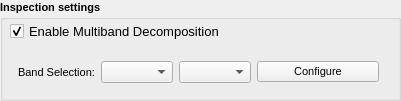
     <widget class="QGroupBox" name="groupBox_1">
      <property name="geometry">
       <rect>
        <x>11</x>
        <y>10</y>
        <width>401</width>
        <height>101</height>
       </rect>
      </property>
      <property name="font">
       <font>
        <pointsize>8</pointsize>
        <weight>75</weight>
        <bold>true</bold>
       </font>
      </property>
      <property name="title">
       <string>Inspection settings</string>
      </property>
      <widget class="QCheckBox" name="checkBoxEnableMultiBand">
       <property name="geometry">
        <rect>
         <x>10</x>
         <y>20</y>
         <width>241</width>
         <height>22</height>
        </rect>
       </property>
       <property name="font">
        <font>
         <pointsize>10</pointsize>
         <weight>50</weight>
         <bold>false</bold>
        </font>
       </property>
       <property name="text">
        <string>Enable Multiband Decomposition</string>
       </property>
       <property name="checked">
        <bool>true</bool>
       </property>
      </widget>
      <widget class="QWidget" name="layoutWidget">
       <property name="geometry">
        <rect>
         <x>18</x>
         <y>59</y>
         <width>361</width>
         <height>26</height>
        </rect>
       </property>
       <layout class="QHBoxLayout" name="horizontalLayout_14">
        <item>
         <layout class="QHBoxLayout" name="horizontalLayout_3">
          <item>
           <widget class="QLabel" name="labelScanInterval_3">
            <property name="font">
             <font>
              <weight>50</weight>
              <bold>false</bold>
             </font>
            </property>
            <property name="text">
             <string>Band Selection:</string>
            </property>
           </widget>
          </item>
          <item>
           <widget class="QComboBox" name="enumMultiBandSettingLev1">
            <property name="font">
             <font>
              <weight>50</weight>
              <bold>false</bold>
             </font>
            </property>
           </widget>
          </item>
          <item>
           <widget class="QComboBox" name="enumMultiBandSettingLev2">
            <property name="font">
             <font>
              <weight>50</weight>
              <bold>false</bold>
             </font>
            </property>
           </widget>
          </item>
         </layout>
        </item>
        <item>
         <widget class="QPushButton" name="pushButtonFilterConfig">
          <property name="font">
           <font>
            <weight>50</weight>
            <bold>false</bold>
           </font>
          </property>
          <property name="statusTip">
           <string>Configure the laser. </string>
          </property>
          <property name="text">
           <string>Configure</string>
          </property>
          <property name="checkable">
           <bool>false</bool>
          </property>
          <property name="checked">
           <bool>false</bool>
          </property>
         </widget>
        </item>
       </layout>
      </widget>
      <widget class="QLabel" name="labelConfigSetting">
       <property name="geometry">
        <rect>
         <x>470</x>
         <y>30</y>
         <width>401</width>
         <height>81</height>
        </rect>
       </property>
       <property name="font">
        <font>
         <pointsize>10</pointsize>
         <weight>50</weight>
         <bold>false</bold>
        </font>
       </property>
       <property name="frameShape">
        <enum>QFrame::NoFrame</enum>
       </property>
       <property name="text">
        <string/>
       </property>
      </widget>
     </widget>
